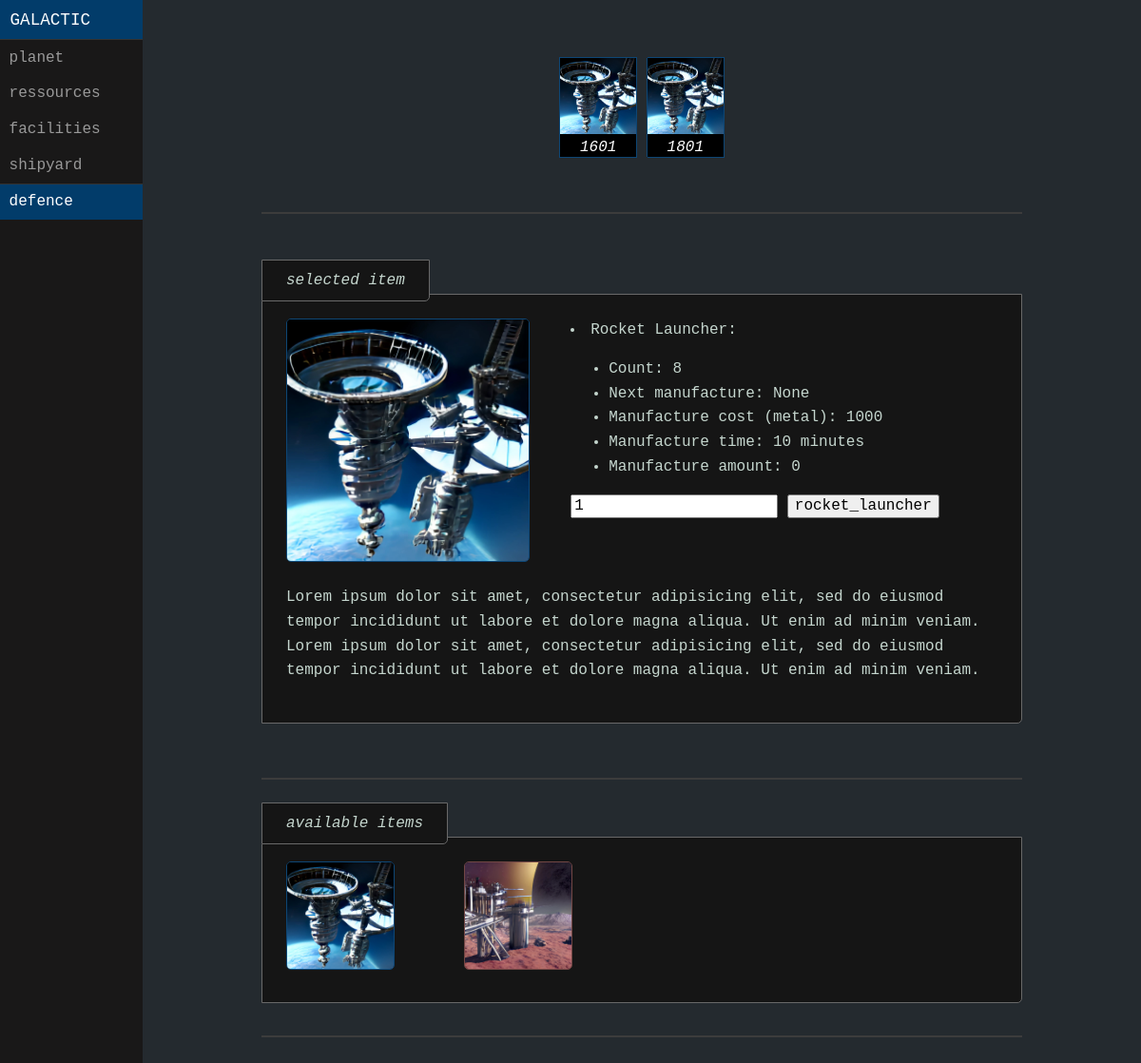
Before: /galactic/1/defence/ with the older database file.
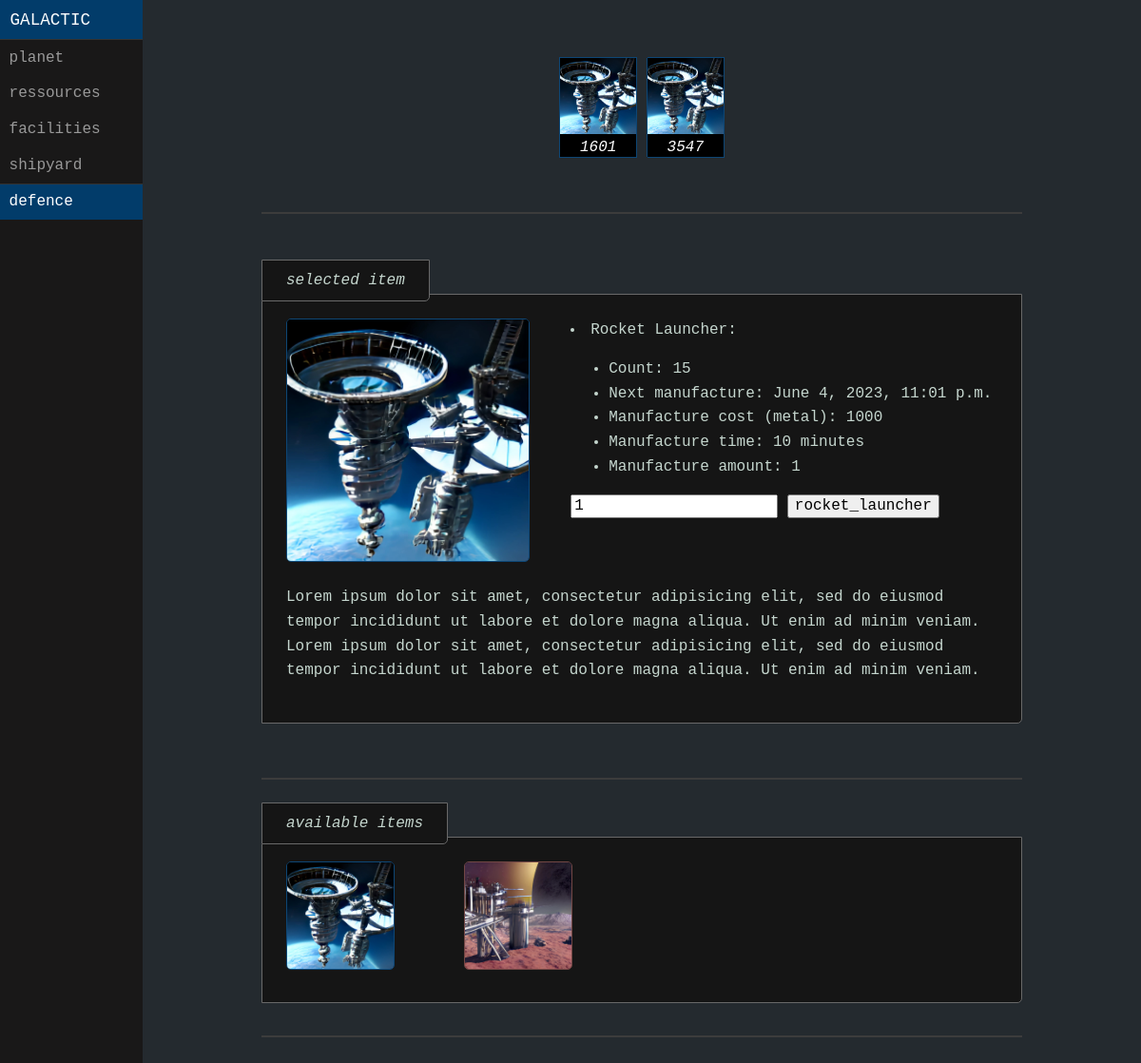
After: the same page with the newer database file.
### galactic/models.py (models this page shows, shortened)
class Planet(models.Model):
    discovered_date = models.DateTimeField('date discovered')
    energy = models.IntegerField(default=100)
    metal = models.IntegerField(default=30)
    solar_plant_level = models.IntegerField(default=1)
    solar_plant_production = models.IntegerField(default=10)
    solar_plant_next_upgrade = models.DateTimeField(null=True, blank=True)
    solar_plant_cost_upgrade_metal = models.IntegerField(default=10)
    solar_plant_upgrade_time = models.IntegerField(default=10)
    metal_mining_level = models.IntegerField(default=1)
    metal_mining_production = models.IntegerField(default=10)
    metal_mining_next_batch = models.DateTimeField(default=timezone.now())
    metal_mining_energy_consumption = models.IntegerField(default=10)
    metal_mining_next_upgrade = models.DateTimeField(null=True, blank=True)
    metal_mining_cost_upgrade_metal = models.IntegerField(default=10)
    metal_mining_upgrade_time = models.IntegerField(default=10)
    robotics_factory_level = models.IntegerField(default=1)
    robotics_factory_next_upgrade = models.DateTimeField(null=True, blank=True)
    robotics_factory_cost_upgrade_metal = models.IntegerField(default=10)
    robotics_factory_upgrade_time = models.IntegerField(default=10)
    shipyard_dock_level = models.IntegerField(default=1)
    shipyard_dock_next_upgrade = models.DateTimeField(null=True, blank=True)
    shipyard_dock_cost_upgrade_metal = models.IntegerField(default=10)
    shipyard_dock_upgrade_time = models.IntegerField(default=10)
    rocket_launcher_count = models.IntegerField(default=1)
    rocket_launcher_next_manufacture = models.DateTimeField(null=True, blank=True)
    rocket_launcher_cost_manufacture_metal = models.IntegerField(default=1000)
    rocket_launcher_manufacture_time = models.IntegerField(default=10)
    rocket_launcher_manufacture_amount = models.IntegerField(default=1)
    light_laser_count = models.IntegerField(default=1)
    light_laser_next_manufacture = models.DateTimeField(null=True, blank=True)
    light_laser_cost_manufacture_metal = models.IntegerField(default=1000)
    light_laser_manufacture_time = models.IntegerField(default=10)
    light_laser_manufacture_amount = models.IntegerField(default=1)
    light_fighter_count = models.IntegerField(default=1)
    light_fighter_next_manufacture = models.DateTimeField(null=True, blank=True)
    light_fighter_cost_manufacture_metal = models.IntegerField(default=1000)
    light_fighter_manufacture_time = models.IntegerField(default=10)
    light_fighter_manufacture_amount = models.IntegerField(default=1)
    heavy_fighter_count = models.IntegerField(default=1)
    heavy_fighter_next_manufacture = models.DateTimeField(null=True, blank=True)
    heavy_fighter_cost_manufacture_metal = models.IntegerField(default=1000)
    heavy_fighter_manufacture_time = models.IntegerField(default=10)
    heavy_fighter_manufacture_amount = models.IntegerField(default=1)

### galactic/views.py (the view)
# urls.py: path('<int:planet_id>/defence/', views.defence, name='defence'),
def defence(request, planet_id):
    try:
        planet = Planet.objects.get(pk=planet_id)
    except Planet.DoesNotExist:
        raise Http404("Defence does not exist")
    return render(request, 'galactic/defence.html', {'planet': planet})

### galactic/templates/galactic/defence.html (shortened to what the changed rows need)
<!DOCTYPE html>
<html lang="en">
<head>
    {% load static %}
    <link rel="stylesheet" href="{% static 'galactic/pure-min.css' %}">
    <link rel="stylesheet" href="{% static 'galactic/styles.css' %}">
</head>
<body>
<div id="layout">
    <div id="main">
        <div class="header">
            <div class="container">
                <table class="pure-table inventar-table" style="color: white;">
                    <tbody>
                        <tr>
                            <td style="background-color: black; border-left: 1px solid #0d4675; border-right: 1px solid #0d4675;">{{ planet.energy }}</td>
                            <td style="border-bottom: 1px solid #242A2F;">&nbsp;</td>
                            <td style="background-color: black; border-left: 1px solid #0d4675; border-right: 1px solid #0d4675;">{{ planet.metal }}</td>
                        </tr>
                    </tbody>
                </table>
            </div>
        </div>
        <div class="content">
            <div id="Nature" class="picture showstuff" style="">
                <div class="pure-g">
                    <div class="pure-u-3-5">
                        <li>Rocket Launcher:
                            <ul>
                                <li>Count: {{ planet.rocket_launcher_count }}</li>
                                <li>Next manufacture: {{ planet.rocket_launcher_next_manufacture }}</li>
                                <li>Manufacture cost (metal): {{ planet.rocket_launcher_cost_manufacture_metal }}</li>
                                <li>Manufacture time: {{ planet.rocket_launcher_manufacture_time }} minutes</li>
                                <li>Manufacture amount: {{ planet.rocket_launcher_manufacture_amount }}</li>
                            </ul>
                        </li>
                    </div>
                </div>
            </div>
            <br>
            <br>
            <br>
        </div>
    </div>
</div>
</body>
</html>

Changed rows visible on the page:
changed Planet: metal "1801" → "3547"; rocket_launcher_count "8" → "15"; rocket_launcher_next_manufacture "None" → "June 4, 2023, 11:01 p.m."; rocket_launcher_manufacture_amount "0" → "1"
